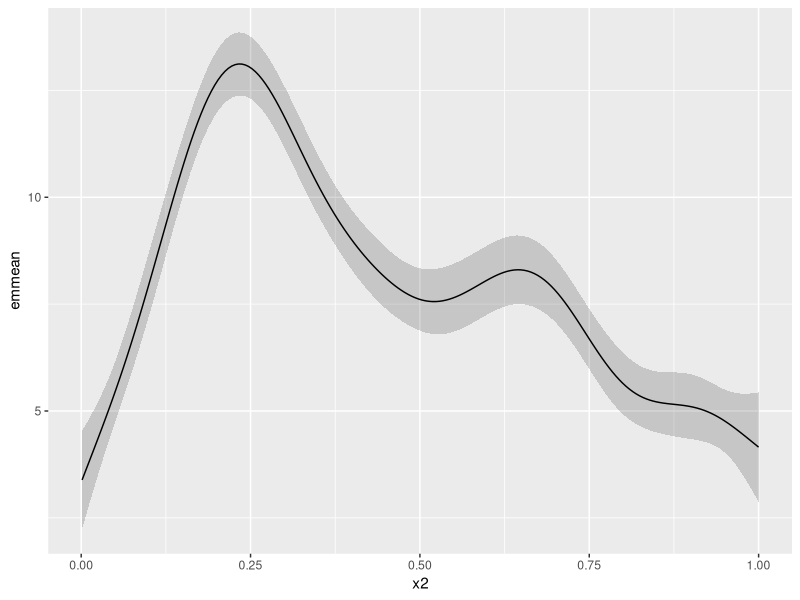

Recreate this plot in R.
## gam predictions with emmeans
## see https://stats.stackexchange.com/questions/471267/plotting-gams-on-response-scale-with-multiple-smooth-and-linear-terms/628412#628412

library("mgcv")
library("ggplot2")
library("emmeans")

set.seed(1)
df <- gamSim()
m <- gam(y ~ s(x0) + s(x1) + s(x2) + s(x3), data = df, method = "REML")

at.list = with(df, list(
    x2=seq(min(x2), max(x2), length = 200),
     x0 = median(x0),
     x1 = median(x1),
     x3 = median(x3)
))

new_data <- with(at.list, data.frame(
    x0, x1, x2, x3
))

quant <- qnorm(1-0.05/2)
ilink <- family(m)$linkinv
pred <- predict(m, new_data, type = "link", se.fit = TRUE)
pred <- cbind(pred, new_data)
pred <- transform(pred, lwr_ci = ilink(fit - (quant * se.fit)),
                        upr_ci = ilink(fit + (quant * se.fit)),
                        fitted = ilink(fit))

pred.emm <- as.data.frame(emmeans(m, ~x2, at=at.list, adjust='none', level=0.95))

p1 <- (
    ggplot(pred.emm, aes(x = x2, y = emmean))
    + geom_ribbon(aes(ymin = lower.CL, ymax = upper.CL), alpha = 0.2)
    + geom_line()
)

## compare CI between methods
head(cbind( 
    pred[, c('lwr_ci', 'upr_ci')], 
    pred.emm[, c('lower.CL', 'upper.CL')]
))
